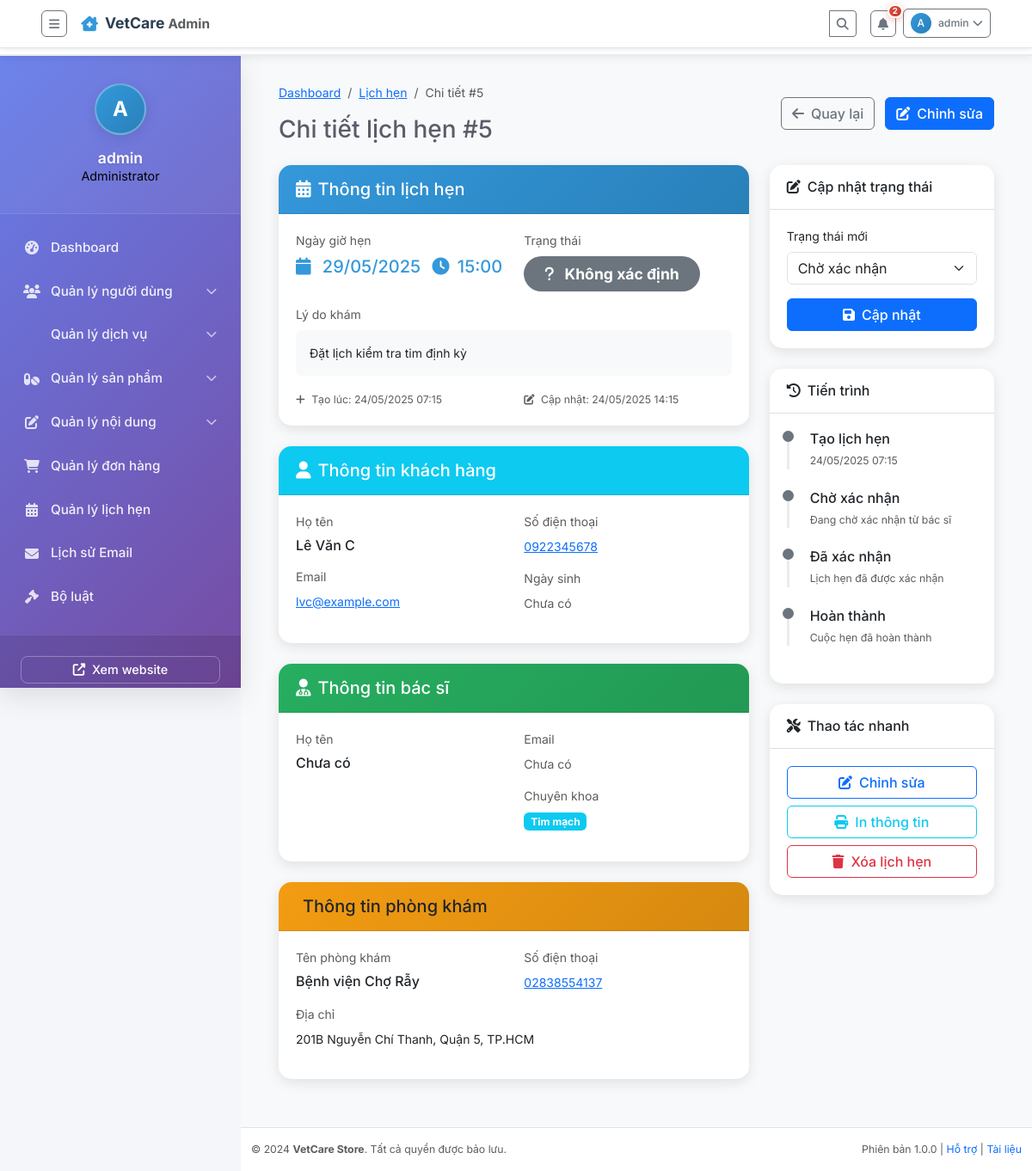
The page /admin/appointment-view.php?id=5 (signed in) on the database its author committed.
### tables this page shows
CREATE TABLE appointments (
    appointment_id INT AUTO_INCREMENT PRIMARY KEY,         
    user_id INT,                                  
    guest_id INT,
    doctor_id INT NOT NULL,                                
    clinic_id INT,                                         
    appointment_time DATETIME NOT NULL,                    
    reason TEXT,                                           
    status VARCHAR(50) DEFAULT 'pending',                  
    created_at TIMESTAMP DEFAULT CURRENT_TIMESTAMP,
    updated_at DATETIME DEFAULT CURRENT_TIMESTAMP              
        ON UPDATE CURRENT_TIMESTAMP,
    FOREIGN KEY (user_id) REFERENCES users(user_id),
    FOREIGN KEY (guest_id) REFERENCES guest_users(guest_id),
    FOREIGN KEY (doctor_id) REFERENCES doctors(doctor_id),
    FOREIGN KEY (clinic_id) REFERENCES clinics(clinic_id)
);

CREATE TABLE guest_users (
    guest_id INT AUTO_INCREMENT PRIMARY KEY,
    full_name VARCHAR(255),
    phone VARCHAR(20),
    email VARCHAR(255),
    created_at TIMESTAMP DEFAULT CURRENT_TIMESTAMP,
    updated_at TIMESTAMP DEFAULT CURRENT_TIMESTAMP ON UPDATE CURRENT_TIMESTAMP
);

CREATE TABLE specialties (
    specialty_id INT AUTO_INCREMENT PRIMARY KEY,         
    name VARCHAR(255) NOT NULL,                          
    description TEXT,                                    
    created_at TIMESTAMP DEFAULT CURRENT_TIMESTAMP,
    updated_at DATETIME DEFAULT CURRENT_TIMESTAMP              
        ON UPDATE CURRENT_TIMESTAMP
);

CREATE TABLE clinics (
    clinic_id INT AUTO_INCREMENT PRIMARY KEY,            
    name VARCHAR(255) NOT NULL,                          
    address TEXT NOT NULL,                               
    phone VARCHAR(20),                                   
    email VARCHAR(255),                                  
    description TEXT,                                    
    created_at TIMESTAMP DEFAULT CURRENT_TIMESTAMP,
    updated_at DATETIME DEFAULT CURRENT_TIMESTAMP              
        ON UPDATE CURRENT_TIMESTAMP
);

### admin/appointment-view.php (the view, shortened to what the rows shown need)
<?php
require_once '../includes/db.php';
$appointment_id = (int)($_GET['id'] ?? 0);
$appointment = null;
try {
    $sql = "SELECT a.*,
                   u_patient.username as patient_username,
                   u_patient.email as patient_email,
                   ui_patient.full_name as patient_fullname,
                   ui_patient.date_of_birth as patient_dob,
                   ui_patient.phone as patient_phone,
                   ua_patient.address_line as patient_address,
                   gu.full_name as guest_fullname,
                   gu.email as guest_email,
                   gu.phone as guest_phone,
                   u_doctor.username as doctor_username,
                   u_doctor.email as doctor_email,
                   ui_doctor.full_name as doctor_fullname,
                   ui_doctor.phone as doctor_phone,
                   s.name as doctor_specialization,
                   c.name as clinic_name,
                   c.address as clinic_address,
                   c.phone as clinic_phone
            FROM appointments a
            LEFT JOIN users u_patient ON a.user_id = u_patient.user_id
            LEFT JOIN users_info ui_patient ON a.user_id = ui_patient.user_id
            LEFT JOIN user_addresses ua_patient ON a.user_id = ua_patient.user_id AND ua_patient.is_default = 1
            LEFT JOIN guest_users gu ON a.guest_id = gu.guest_id
            LEFT JOIN doctors d ON a.doctor_id = d.doctor_id
            LEFT JOIN specialties s ON d.specialty_id = s.specialty_id
            LEFT JOIN users u_doctor ON d.user_id = u_doctor.user_id
            LEFT JOIN users_info ui_doctor ON d.user_id = ui_doctor.user_id
            LEFT JOIN clinics c ON a.clinic_id = c.clinic_id
            WHERE a.appointment_id = ?";
    $stmt = $conn->prepare($sql);
    $stmt->bind_param("i", $appointment_id);
    if (!$stmt->execute()) {
        error_log("Query execution failed in appointment-view.php: " . $stmt->error);
        header('Location: appointments.php?error=database_error');
        exit();
    }
    $result = $stmt->get_result();
    if ($result && $result->num_rows > 0) {
        $data = $result->fetch_assoc();
        $appointment = $data;
    } else {
        header('Location: appointments.php?error=not_found');
        exit();
    }
} catch (Exception $e) {
    error_log("Exception in appointment-view.php: " . $e->getMessage());
    header('Location: appointments.php?error=database_error');
    exit();
}
$patient_name = '';
$patient_email = '';
$patient_phone = '';
if ($appointment['patient_fullname'] || $appointment['patient_username']) {
    $patient_name = $appointment['patient_fullname'] ?: $appointment['patient_username'];
    $patient_email = $appointment['patient_email'];
    $patient_phone = $appointment['patient_phone'];
    $patient_dob = $appointment['patient_dob'];
    $patient_address = $appointment['patient_address'];
} elseif ($appointment['guest_fullname']) {
    $patient_name = $appointment['guest_fullname'];
    $patient_email = $appointment['guest_email'];
    $patient_phone = $appointment['guest_phone'];
}
$doctor_specialization = $appointment['doctor_specialization'];
$clinic_name = $appointment['clinic_name'];
$clinic_address = $appointment['clinic_address'];
$clinic_phone = $appointment['clinic_phone'];
$status_configs = [
    'pending' => ['class' => 'warning', 'text' => 'Chờ xác nhận', 'icon' => 'clock'],
    'confirmed' => ['class' => 'success', 'text' => 'Đã xác nhận', 'icon' => 'check-circle'],
    'completed' => ['class' => 'primary', 'text' => 'Hoàn thành', 'icon' => 'check-double'],
    'cancelled' => ['class' => 'danger', 'text' => 'Đã hủy', 'icon' => 'times-circle']
];
$current_status = $status_configs[$appointment['status']] ?? ['class' => 'secondary', 'text' => 'Không xác định', 'icon' => 'question'];
?>
<!DOCTYPE html>
<html lang="vi">
<head>
    <link href="https://cdn.jsdelivr.net/npm/bootstrap@5.3.0/dist/css/bootstrap.min.css" rel="stylesheet">
    <link href="https://cdnjs.cloudflare.com/ajax/libs/font-awesome/6.4.0/css/all.min.css" rel="stylesheet">
    <link href="assets/css/admin.css" rel="stylesheet">
    <link href="assets/css/admin.css" rel="stylesheet">
    <link href="assets/css/sidebar.css" rel="stylesheet">
    <link href="assets/css/header.css" rel="stylesheet">
</head>
<body>
    <main class="main-content">
        <div class="container-fluid">
            <div class="d-flex justify-content-between align-items-center mb-4">
                <div>
                    <h1 class="h3 mb-0 text-gray-800">Chi tiết lịch hẹn #<?= $appointment_id ?></h1>
                </div>
            </div>
            <div class="row">
                <div class="col-lg-8">
                    <div class="card info-card mb-4">
                        <div class="card-body">
                            <div class="row">
                                <div class="col-md-6">
                                    <div class="mb-3">
                                        <label class="form-label text-muted">Ngày giờ hẹn</label>
                                        <div class="h5 text-primary">
                                            <i class="fas fa-calendar me-2"></i>
                                            <?= date('d/m/Y', strtotime($appointment['appointment_time'])) ?>
                                            <span class="ms-2">
                                                <i class="fas fa-clock me-1"></i>
                                                <?= date('H:i', strtotime($appointment['appointment_time'])) ?>
                                            </span>
                                        </div>
                                    </div>
                                </div>
                                <div class="col-md-6">
                                    <div class="mb-3">
                                        <div>
                                            <span class="badge bg-<?= $current_status['class'] ?> status-badge">
                                                <i class="fas fa-<?= $current_status['icon'] ?> me-2"></i>
                                                <?= $current_status['text'] ?>
                                            </span>
                                        </div>
                                    </div>
                                </div>
                            </div>
                            <?php if ($appointment['reason']): ?>
                                <div class="mb-3">
                                    <label class="form-label text-muted">Lý do khám</label>
                                    <div class="p-3 bg-light rounded">
                                        <?= nl2br(htmlspecialchars($appointment['reason'])) ?>
                                    </div>
                                </div>
                            <?php endif; ?>
                            <div class="row">
                                <div class="col-md-6">
                                    <small class="text-muted">
                                        <i class="fas fa-plus me-1"></i>
                                        Tạo lúc: <?= date('d/m/Y H:i', strtotime($appointment['created_at'])) ?>
                                    </small>
                                </div>
                                <div class="col-md-6">
                                    <small class="text-muted">
                                        <i class="fas fa-edit me-1"></i>
                                        Cập nhật: <?= date('d/m/Y H:i', strtotime($appointment['updated_at'])) ?>
                                    </small>
                                </div>
                            </div>
                        </div>
                    </div>
                    <div class="card info-card mb-4">
                        <div class="card-body">
                            <div class="row">
                                <div class="col-md-6">
                                    <div class="mb-3">
                                        <label class="form-label text-muted">Họ tên</label>
                                        <div class="h6"><?= htmlspecialchars($patient_name ?: 'Chưa có') ?></div>
                                    </div>
                                    <div class="mb-3">
                                        <div>
                                            <?php if ($patient_email): ?>
                                                <a href="mailto:<?= htmlspecialchars($patient_email) ?>">
                                                    <?= htmlspecialchars($patient_email) ?>
                                                </a>
                                            <?php else: ?>
                                                <span class="text-muted">Chưa có</span>
                                            <?php endif; ?>
                                        </div>
                                    </div>
                                </div>
                                <div class="col-md-6">
                                    <div class="mb-3">
                                        <div>
                                            <?php if ($patient_phone): ?>
                                                <a href="tel:<?= htmlspecialchars($patient_phone) ?>">
                                                    <?= htmlspecialchars($patient_phone) ?>
                                                </a>
                                            <?php else: ?>
                                                <span class="text-muted">Chưa có</span>
                                            <?php endif; ?>
                                        </div>
                                    </div>
                                </div>
                            </div>
                        </div>
                    </div>
                    <div class="card info-card mb-4">
                        <div class="card-body">
                            <div class="row">
                                <div class="col-md-6">
                                    <?php if ($doctor_specialization): ?>
                                        <div class="mb-3">
                                            <label class="form-label text-muted">Chuyên khoa</label>
                                            <div>
                                                <span class="badge bg-info"><?= htmlspecialchars($doctor_specialization) ?></span>
                                            </div>
                                        </div>
                                    <?php endif; ?>
                                </div>
                            </div>
                        </div>
                    </div>
                    <?php if ($clinic_name): ?>
                        <div class="card info-card mb-4">
                            <div class="card-header bg-warning text-dark">
                                <h5 class="mb-0">
                                    <i class="fas fa-clinic me-2"></i>Thông tin phòng khám
                                </h5>
                            </div>
                            <div class="card-body">
                                <div class="row">
                                    <div class="col-md-6">
                                        <div class="mb-3">
                                            <label class="form-label text-muted">Tên phòng khám</label>
                                            <div class="h6"><?= htmlspecialchars($clinic_name) ?></div>
                                        </div>
                                    </div>
                                    <div class="col-md-6">
                                        <?php if ($clinic_phone): ?>
                                            <div class="mb-3">
                                                <label class="form-label text-muted">Số điện thoại</label>
                                                <div>
                                                    <a href="tel:<?= htmlspecialchars($clinic_phone) ?>">
                                                        <?= htmlspecialchars($clinic_phone) ?>
                                                    </a>
                                                </div>
                                            </div>
                                        <?php endif; ?>
                                    </div>
                                </div>
                                <?php if ($clinic_address): ?>
                                    <div class="mb-3">
                                        <label class="form-label text-muted">Địa chỉ</label>
                                        <div><?= htmlspecialchars($clinic_address) ?></div>
                                    </div>
                                <?php endif; ?>
                            </div>
                        </div>
                    <?php endif; ?>
                </div>
                <div class="col-lg-4">
                    <div class="card info-card mb-4">
                        <div class="card-body">
                            <div class="timeline-item <?= in_array($appointment['status'], ['pending', 'confirmed', 'completed']) ? 'completed' : '' ?>">
                                <h6 class="mb-1">Tạo lịch hẹn</h6>
                                <small class="text-muted"><?= date('d/m/Y H:i', strtotime($appointment['created_at'])) ?></small>
                            </div>
                        </div>
                    </div>
                </div>
            </div>
        </div>
    </main>
</body>
</html>

### rows shown on the page
appointments: appointment_time "29/05/2025", appointment_time "15:00", status "Không xác định", reason "Đặt lịch kiểm tra tim định kỳ", created_at "24/05/2025 07:15", updated_at "24/05/2025 14:15", guest.full_name "Lê Văn C", guest.email "lvc@example.com", guest.phone "0922345678", specialties.name "Tim mạch", clinic.name "Bệnh viện Chợ Rẫy", clinic.phone "02838554137", clinic.address "201B Nguyễn Chí Thanh, Quận 5, TP.HCM"

### other values the page prints
substr($_SESSION['full_name'] ?? $_SESSION['username'], 0, 1) "A"
$_SESSION['full_name'] "admin"
substr($_SESSION['full_name'] ?? $_SESSION['username'] ?? 'A', 0, 1) "A"
$appointment_id "5"
$doctor_name ?: 'Chưa có' "Chưa có"
